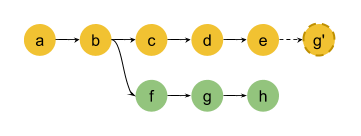
#> input picture section_04/git_cherry_pick.png, 361 x 136 px, given in place of chelsea.png, which was not available
$ jupyter execute --allow-errors 06_matplotlib_exercise_solutions.ipynb   (shell and % lines are left out)   (text cells are left out)
#> lines starting #> are read from the running program, lines starting #| are printed output that depends on the picture; pictures that were not available may be replaced by others from this repository, and a replacement may not be noted
[cell 1]
import numpy as np
import matplotlib.pyplot as plt


y,x=np.mgrid[-15:15,-10:10]

print(y[:,0])

plt.imshow(np.sqrt(x**2+y**2))
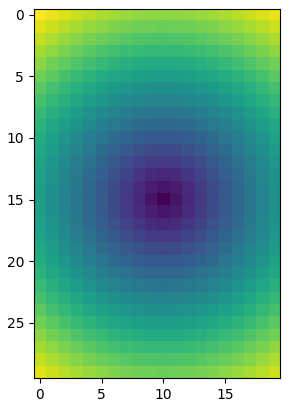
#> figure drawn by matplotlib, 1 panel

[cell 2]
im = plt.imread('chelsea.png')
#> im is the input picture: shape (136, 361, 4) float32; mean R, G, B, A 0.123, 0.114, 0.0437, 0.152
plt.imshow(im)

#> (a cell that did not finish here is left out)

[cell 4]
import scipy.ndimage as ndimage

[cell 5]
# edge-detected cat here
x=np.array([[-1,0,1],[-2,0,2],[-1,0,1]])
y=x.T

cx=ndimage.correlate(im[...,0],x)
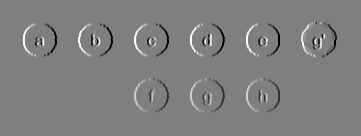
#> cx: shape (136, 361) float32; min -3.84, max 3.84, mean -3.88e-11; drawn with min black and max white
cy=ndimage.correlate(im[...,0],y)
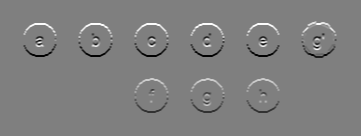
#> cy: shape (136, 361) float32; min -3.84, max 3.84, mean -6.22e-10; drawn with min black and max white
plt.imshow(np.sqrt(cx**2+cy**2),cmap='gray')
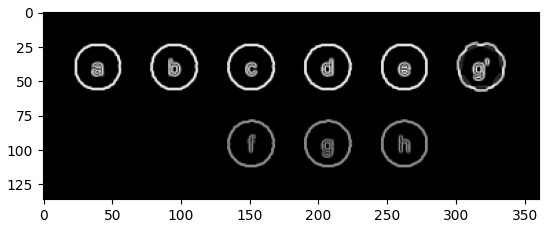
#> figure drawn by matplotlib, 1 panel
